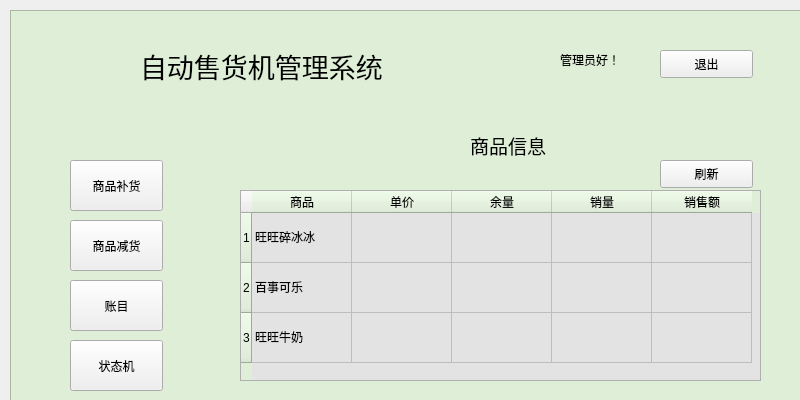
<?xml version="1.0" encoding="UTF-8"?>
<ui version="4.0">
 <class>Set</class>
 <widget class="QWidget" name="Set">
  <property name="geometry">
   <rect>
    <x>0</x>
    <y>0</y>
    <width>800</width>
    <height>400</height>
   </rect>
  </property>
  <property name="windowTitle">
   <string>管理系统</string>
  </property>
  <widget class="QFrame" name="frame">
   <property name="geometry">
    <rect>
     <x>10</x>
     <y>10</y>
     <width>800</width>
     <height>400</height>
    </rect>
   </property>
   <property name="styleSheet">
    <string notr="true">QFrame{
background-color:rgb(223, 239, 215)}</string>
   </property>
   <property name="frameShape">
    <enum>QFrame::StyledPanel</enum>
   </property>
   <property name="frameShadow">
    <enum>QFrame::Raised</enum>
   </property>
   <widget class="QPushButton" name="Add">
    <property name="geometry">
     <rect>
      <x>60</x>
      <y>150</y>
      <width>93</width>
      <height>51</height>
     </rect>
    </property>
    <property name="text">
     <string>商品补货</string>
    </property>
   </widget>
   <widget class="QTableWidget" name="table">
    <property name="geometry">
     <rect>
      <x>230</x>
      <y>180</y>
      <width>521</width>
      <height>191</height>
     </rect>
    </property>
    <property name="styleSheet">
     <string notr="true">QTableWidget{
background-color:rgb(227, 227, 227)}</string>
    </property>
    <attribute name="horizontalHeaderMinimumSectionSize">
     <number>31</number>
    </attribute>
    <attribute name="horizontalHeaderDefaultSectionSize">
     <number>100</number>
    </attribute>
    <attribute name="verticalHeaderMinimumSectionSize">
     <number>29</number>
    </attribute>
    <attribute name="verticalHeaderDefaultSectionSize">
     <number>50</number>
    </attribute>
    <row>
     <property name="text">
      <string>1</string>
     </property>
    </row>
    <row>
     <property name="text">
      <string>2</string>
     </property>
    </row>
    <row>
     <property name="text">
      <string>3</string>
     </property>
    </row>
    <column>
     <property name="text">
      <string>商品</string>
     </property>
    </column>
    <column>
     <property name="text">
      <string>单价</string>
     </property>
    </column>
    <column>
     <property name="text">
      <string>余量</string>
     </property>
    </column>
    <column>
     <property name="text">
      <string>销量</string>
     </property>
    </column>
    <column>
     <property name="text">
      <string>销售额</string>
     </property>
    </column>
    <item row="0" column="0">
     <property name="text">
      <string>旺旺碎冰冰</string>
     </property>
    </item>
    <item row="1" column="0">
     <property name="text">
      <string>百事可乐</string>
     </property>
    </item>
    <item row="2" column="0">
     <property name="text">
      <string>旺旺牛奶</string>
     </property>
    </item>
   </widget>
   <widget class="QPushButton" name="Abs">
    <property name="geometry">
     <rect>
      <x>60</x>
      <y>210</y>
      <width>93</width>
      <height>51</height>
     </rect>
    </property>
    <property name="text">
     <string>商品减货</string>
    </property>
   </widget>
   <widget class="QPushButton" name="money">
    <property name="geometry">
     <rect>
      <x>60</x>
      <y>270</y>
      <width>93</width>
      <height>51</height>
     </rect>
    </property>
    <property name="text">
     <string>账目</string>
    </property>
   </widget>
   <widget class="QPushButton" name="switch_2">
    <property name="geometry">
     <rect>
      <x>60</x>
      <y>330</y>
      <width>93</width>
      <height>51</height>
     </rect>
    </property>
    <property name="text">
     <string>状态机</string>
    </property>
   </widget>
   <widget class="QLabel" name="label_3">
    <property name="geometry">
     <rect>
      <x>460</x>
      <y>120</y>
      <width>101</width>
      <height>31</height>
     </rect>
    </property>
    <property name="font">
     <font>
      <pointsize>14</pointsize>
     </font>
    </property>
    <property name="text">
     <string>商品信息</string>
    </property>
   </widget>
   <widget class="QPushButton" name="pushButton">
    <property name="geometry">
     <rect>
      <x>650</x>
      <y>150</y>
      <width>93</width>
      <height>28</height>
     </rect>
    </property>
    <property name="text">
     <string>刷新</string>
    </property>
   </widget>
   <widget class="QLabel" name="label">
    <property name="geometry">
     <rect>
      <x>130</x>
      <y>10</y>
      <width>311</width>
      <height>91</height>
     </rect>
    </property>
    <property name="font">
     <font>
      <pointsize>20</pointsize>
     </font>
    </property>
    <property name="text">
     <string>自动售货机管理系统</string>
    </property>
   </widget>
   <widget class="QLabel" name="label_2">
    <property name="geometry">
     <rect>
      <x>550</x>
      <y>40</y>
      <width>91</width>
      <height>20</height>
     </rect>
    </property>
    <property name="text">
     <string>管理员好！</string>
    </property>
   </widget>
   <widget class="QPushButton" name="quit">
    <property name="geometry">
     <rect>
      <x>650</x>
      <y>40</y>
      <width>93</width>
      <height>28</height>
     </rect>
    </property>
    <property name="text">
     <string>退出</string>
    </property>
   </widget>
  </widget>
 </widget>
 <resources/>
 <connections/>
</ui>
